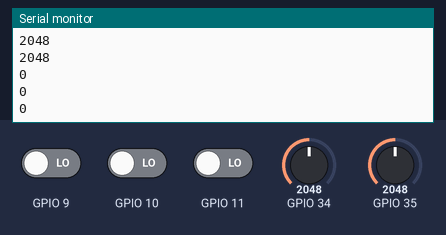
Recording of a sketch running on a simulated ESP32-S3. On the bench: the last lines printed to the serial monitor. Inputs (shaded band) come from the test bench; at power-on: GPIO 34 = 2048, GPIO 35 = 2048, GPIO 9 LOW, GPIO 10 LOW, GPIO 11 LOW.

Above: at 1.2 s.
1.3 s: GPIO 34 set to 2866
At 2.4 s:
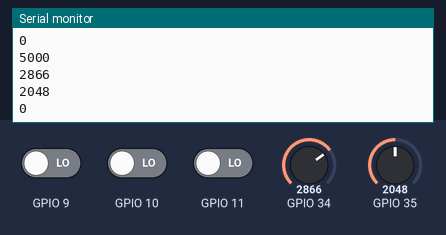
2.8 s: GPIO 35 set to 1228
At 3.7 s:
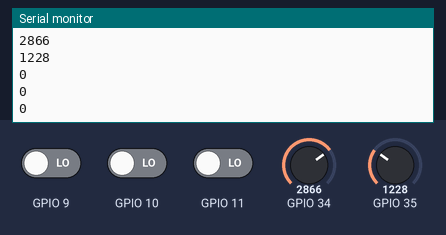
4.3 s: GPIO 9 driven HIGH
At 5.1 s:
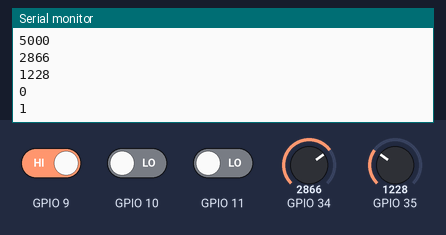
5.8 s: GPIO 34 set to 3603
At 6.6 s:
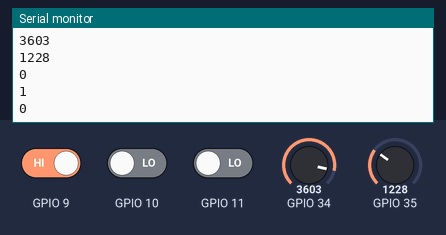
7.3 s: GPIO 35 set to 491
Timing chart, 0 to 9.8 s (numbered marks = the images above; inputs shaded):
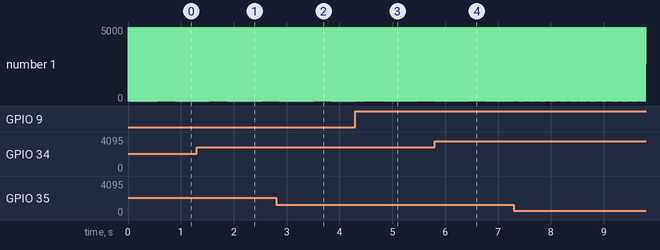

Measured:
- after the input at 1.3 s, the serial monitor: prints a new line at once (image 1)
- after the input at 2.8 s, the serial monitor: prints a new line at once (image 2)
- after the input at 4.3 s, the serial monitor: prints a new line at once (image 3)
- after the input at 5.8 s, the serial monitor: prints a new line at once (image 4)

The sketch:

ESP32SerialWrite.ino
```cpp
// the setup routine runs once when you press reset:
void setup() {
  // initialize serial communication at 9600 bits per second:
  Serial.begin(9600);
}

// the loop routine runs over and over again forever:
void loop() {
  // read the input on analog pin 0:
  //int sensorValue = digitalRead(10);
  int joystickY = analogRead(34);
  int joystickX = analogRead(35);
  int joystickSW = digitalRead(10);
  int button = digitalRead(9);
  int flipswitch = digitalRead(11);
  //int key = 5000;
  // print out the value you read:
  Serial.println(5000); //start key
  Serial.println(joystickY);
  Serial.println(joystickX);
  Serial.println(joystickSW);
  //Serial.println("BUTTONS:");
  Serial.println(button);
  Serial.println(flipswitch);
  delay(10);        // delay in between reads for stability
}
```
